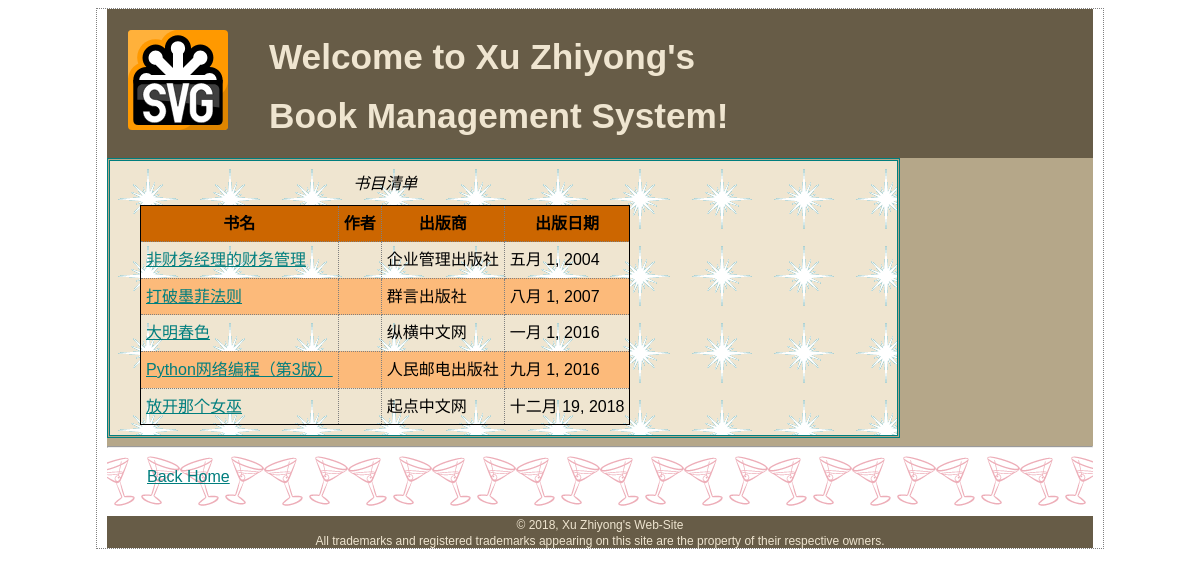
/book/, run on the app's committed database.
### book/models.py (models this page shows, shortened)
class Book(models.Model):
    title = models.CharField('书名', max_length=100)
    book_cover = models.ImageField('封面', upload_to='books', blank=True, null=True)
    authors = models.ManyToManyField(Author)
    classfication = models.ForeignKey(Classfication, on_delete=models.SET_NULL, null=True,  blank=True)
    publisher = models.ForeignKey(Publisher, on_delete=models.SET_NULL, null=True, blank=True)
    publication_date = models.DateField(blank=True, null=True)
    filepath = models.FileField(upload_to=file_dir_path, null=True)
    abstract = models.CharField('摘要', max_length= 300, null=True)
    class Meta:
        ordering = ['title']

class Publisher(models.Model):
    name = models.CharField(max_length=50)
    address = models.CharField(max_length=100, blank=True)
    city = models.CharField(max_length=50, blank=True)
    state_province = models.CharField(max_length=20, blank=True)
    country = models.CharField(max_length=50, blank=True)
    website = models.URLField(blank=True)
    def __str__(self):
        return self.name
    class Meta:
        ordering = ['name']

### book/views.py (the view)
class BookList(ListView):
    queryset = Book.objects.order_by('publication_date')
    context_object_name = 'book_list'

### templates/book/book_list.html (shortened to what this page needs)
{% extends "base.html" %}
{% block header_text %}
		<img id="headerLogo" src="/static/images/svg_logo.svg" alt="logo" width="100" height="100" />
        <h1 class="slogan">Welcome to Xu Zhiyong's</h1>
        <h1 class="slogan">Book Management System!</h1>
{% endblock %}
{% block content %}
    <table>
        <caption>书目清单</caption>
        <thead>
            <tr>
                <th>书名</th>
                <th>作者</th>
                <th>出版商</th>
                <th>出版日期</th>
            </tr>
        </thead>
        <tbody>
            {% for book in object_list %}
                <tr>
                    <td>
                        <a href={% url 'book:book_detail' book.id %}>
                            {{ book.title }}
                        </a>
                    </td>
                    <td>
                    </td>
                    <td>
                        {{ book.publisher }}
                    </td>
                    <td>
                        {{ book.publication_date }}
                    </td>
                </tr>
            {% endfor %}
        </tbody>
    </table>
{% endblock %}

### templates/base.html (shortened to what this page needs)
<!DOCTYPE html>
<html lang="en">
<head>
    <link href="/static/base.css" rel="stylesheet" media="screen">
</head>
<body>
    <header class="top">
        {% block header_text %}{% endblock %}
    </header>
    <div id="container">
        <div id="tableContainer">
            <div id="tableRow">
                <section id="content">
                    {% block content %} {% endblock %}
                </section>
            </div>
        </div>
        <hr>
        <p id="gohome">
            <a href={% url 'homepages:home' %}> Back Home </a>
        </p>
    </div>
    <footer>
        <small>
            &copy; 2018, Xu Zhiyong's Web-Site<br>
            All trademarks and registered trademarks appearing on this site are
            the property of their respective owners.
        </small>
    </footer>
</body>
</html>

### static/base.css (style rules this page uses)
body { font-family: Verdana, Geneva, Arial, Helvetica, sans-serif; font-size: medium; line-height: 1.6em; backgroud-color: #b5a789; margin-left: 8%; margin-right: 8%; border: 1px dotted gray; padding: 0px 10px 0px 10px; }
h1 { font-family: "Emblema One", sans-serif; font-size: 220%; color: #007e7e; }
p { color: black; text-align: left; }
a:link { color: #007e7e; }
#container { padding: 0px 0px 10px 0px; background: #b5a789 url(images/cocktail.gif) repeat-x; background-position: bottom; }
header.top { background-color: #675c47; color: #efe5d0; height: 148px; padding-top: 1px; text-align: left; align-items: center; }
footer { background-color: #675c47; color: #efe5d0; font-size: 90%; text-align: center; line-height: normal; clear: left; }
header.top img { margin-left: 21px; margin-top:2px; float: left; }
header.top img#headerLogo { margin-left: 21px; margin-top: 20px; float: left; }
header.top .slogan { padding-top: 10px; padding-left: 162px; color: #efe5d0; }
#tableContainer { display: table; border: thin solid #007e7e; border-spacing: 1px; }
#tableRow { display: table-row; background-color: #efe5d0; }
section#content { display: table-cell; padding: 10px; line-height: 1.6em; border: thin solid #007e7e; background: #efe5d0 url(images/background.gif) top left; vertical-align: top; width: 70% }
#gohome { padding: 0px 0px 0px 40px; }
table { margin-left: 20px; margin-right: 20px; border: thin solid black; caption-side: top; border-collapse: collapse; }
td, th { border: thin dotted gray; padding: 5px; }
th { background-color: #cc6600; }
tr:nth-child(even) { background-color: #fcba7a; }
caption { font-style: italic; padding-bottom: 8px; }

### data on the page
Book: title "非财务经理的财务管理", publisher "企业管理出版社", publication_date "五月 1, 2004"
Book: title "打破墨菲法则", publisher "群言出版社", publication_date "八月 1, 2007"
Book: title "大明春色", publisher "纵横中文网", publication_date "一月 1, 2016"
Book: title "Python网络编程（第3版）", publisher "人民邮电出版社", publication_date "九月 1, 2016"
Book: title "放开那个女巫", publisher "起点中文网", publication_date "十二月 19, 2018"
